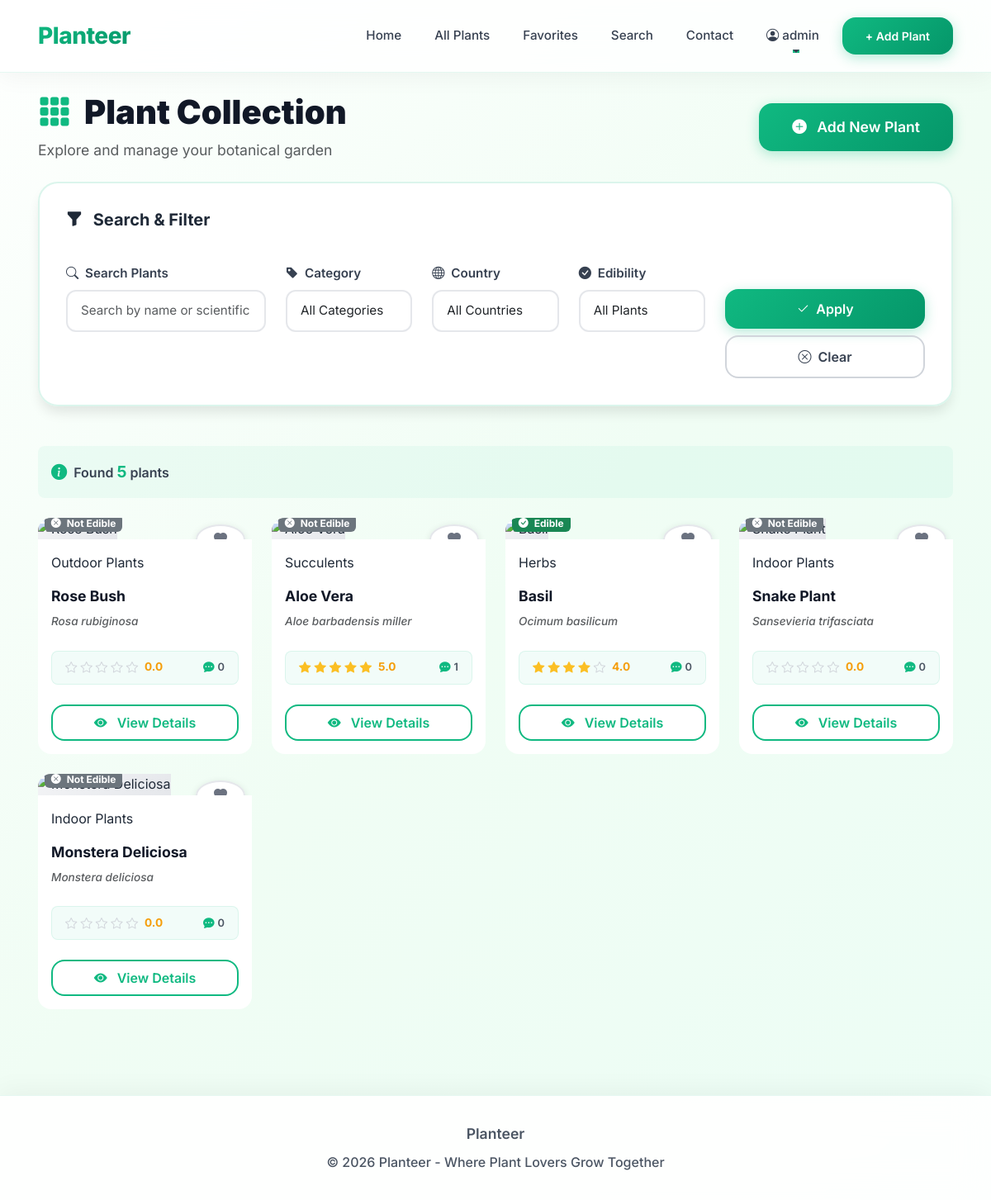
/plants/all/ (signed in), run on the app's committed database.
### plants/models.py (models this page shows, shortened)
class Plant(models.Model):
    name = models.CharField(max_length=100, db_index=True)
    scientific_name = models.CharField(max_length=150)
    description = models.TextField()
    image_url = models.URLField(max_length=500, verbose_name='Primary Image URL')
    category = models.ForeignKey(
        Category,
        on_delete=models.SET_NULL,
        related_name='plants',
        null=True,
        blank=True
    )
    countries = models.ManyToManyField(
        Country,
        related_name='plants',
        blank=True,
        verbose_name='Native Countries'
    )
    is_edible = models.BooleanField(default=False, db_index=True)
    sunlight = models.CharField(max_length=100)
    water_needs = models.CharField(max_length=100)
    views_count = models.PositiveIntegerField(default=0)
    created_at = models.DateTimeField(auto_now_add=True, db_index=True)
    class Meta:
        ordering = ['-created_at']
        verbose_name = 'Plant'
        verbose_name_plural = 'Plants'
        indexes = [
            models.Index(fields=['-created_at', 'category']),
            models.Index(fields=['-views_count']),
        ]
    def average_rating(self):
        ratings = self.ratings.all()
        if ratings:
            return round(sum(r.score for r in ratings) / len(ratings), 1)
        return 0
    def get_primary_image(self):
        primary_image = self.images.filter(is_primary=True).first()
        if primary_image:
            return primary_image.image_url
        elif self.image_url:
            return self.image_url
        elif self.images.exists():
            return self.images.first().image_url
        return None
    def get_category_display(self):
        if self.category:
            return self.category.name
        return 'Uncategorized'

class Category(models.Model):
    name = models.CharField(max_length=100, unique=True, verbose_name='Category Name')
    created_at = models.DateTimeField(auto_now_add=True)
    class Meta:
        ordering = ['name']
        verbose_name = 'Category'
        verbose_name_plural = 'Categories'
    def plants_count(self):
        return self.plants.count()
    plants_count.short_description = 'Plants Count'

class Rating(models.Model):
    plant = models.ForeignKey(
        Plant,
        on_delete=models.CASCADE,
        related_name='ratings'
    )
    user = models.ForeignKey(
        User,
        on_delete=models.CASCADE,
        related_name='ratings',
        null=True,
        blank=True
    )
    name = models.CharField(max_length=100, verbose_name='Name', blank=True, null=True)
    score = models.IntegerField(
        validators=[MinValueValidator(1), MaxValueValidator(5)],
        verbose_name='Rating'
    )
    created_at = models.DateTimeField(auto_now_add=True, verbose_name='Created At')
    class Meta:
        ordering = ['-created_at']
        verbose_name = 'Rating'
        verbose_name_plural = 'Ratings'
        indexes = [
            models.Index(fields=['plant', '-created_at']),
            models.Index(fields=['user', '-created_at']),
        ]
        constraints = [
            models.UniqueConstraint(
                fields=['plant', 'user'],
                condition=models.Q(user__isnull=False),
                name='unique_user_rating'
            ),
            models.UniqueConstraint(
                fields=['plant', 'name'],
                condition=models.Q(user__isnull=True),
                name='unique_guest_rating'
            ),
        ]

### plants/views.py (the view)
# urls.py: path('all/', views.all_plants, name='all_plants'),
def all_plants(request:HttpRequest):
    plants = Plant.objects.select_related('category').prefetch_related('comments', 'countries').order_by('-created_at')
    query = request.GET.get('q', '').strip()
    category_id = request.GET.get('category', '').strip()
    country_id = request.GET.get('country', '').strip()
    is_edible = request.GET.get('is_edible', '').strip()
    if query:
        plants = plants.filter(
            Q(name__icontains=query) |
            Q(scientific_name__icontains=query) |
            Q(description__icontains=query)
        )
    if category_id:
        plants = plants.filter(category_id=category_id)
    if country_id:
        plants = plants.filter(countries__id=country_id)
    if is_edible == 'true':
        plants = plants.filter(is_edible=True)
    elif is_edible == 'false':
        plants = plants.filter(is_edible=False)
    categories = Category.objects.all()
    countries = Country.objects.all()
    user_favorites = []
    if request.user.is_authenticated:
        user_favorites = list(Favorite.objects.filter(user=request.user).values_list('plant_id', flat=True))
    context = {
        'plants': plants,
        'categories': categories,
        'countries': countries,
        'selected_query': query,
        'selected_category': category_id,
        'selected_country': country_id,
        'selected_edible': is_edible,
        'plants_count': plants.count(),
        'user_favorites': user_favorites,
    }
    return render(request, 'plants/all_plants.html', context)

### plants/templates/plants/all_plants.html (shortened to what this page needs)
{% extends 'core/base.html' %}
{% load static %}
{% block content %}
<div class="d-flex justify-content-between align-items-center flex-wrap gap-3 mb-4">
    <div>
        <h1 class="mb-2" style="font-size: 2.5rem; font-weight: 900; color: var(--gray-900);">
            <i class="bi bi-grid-3x3-gap-fill me-2" style="color: var(--primary);"></i>
            Plant Collection
        </h1>
        <p class="text-muted mb-0" style="font-size: 1.1rem;">
            Explore and manage your botanical garden
        </p>
    </div>
    <a href="{% url 'plants:add_plant' %}" class="btn btn-main btn-lg">
        <i class="bi bi-plus-circle-fill me-2"></i> Add New Plant
    </a>
</div>
<form method="GET" class="filter-box mb-5">
    <div class="row g-4">
        <div class="col-12">
            <h5 class="fw-bold mb-3" style="color: var(--gray-800);">
                <i class="bi bi-funnel-fill me-2"></i> Search & Filter
            </h5>
        </div>
        <div class="col-md-3">
            <label class="form-label">
                <i class="bi bi-search me-1"></i> Search Plants
            </label>
            <input
                type="text"
                name="q"
                class="form-control"
                placeholder="Search by name or scientific name..."
                value="{{ selected_query }}"
            >
        </div>
        <div class="col-md-2">
            <label class="form-label">
                <i class="bi bi-tag-fill me-1"></i> Category
            </label>
            <select name="category" class="form-select">
                <option value="">All Categories</option>
            </select>
        </div>
        <div class="col-md-2">
            <label class="form-label">
                <i class="bi bi-globe me-1"></i> Country
            </label>
            <select name="country" class="form-select">
                <option value="">All Countries</option>
            </select>
        </div>
        <div class="col-md-2">
            <label class="form-label">
                <i class="bi bi-check-circle-fill me-1"></i> Edibility
            </label>
            <select name="is_edible" class="form-select">
                <option value="">All Plants</option>
            </select>
        </div>
        <div class="col-md-3">
            <label class="form-label d-none d-md-block">&nbsp;</label>
            <div class="d-grid gap-2">
                <button class="btn btn-main" type="submit">
                    <i class="bi bi-check2 me-1"></i> Apply
                </button>
                <a href="{% url 'plants:all_plants' %}" class="btn btn-outline-secondary">
                    <i class="bi bi-x-circle me-1"></i> Clear
                </a>
            </div>
        </div>
    </div>
</form>
<div class="d-flex justify-content-between align-items-center mb-4 p-3 rounded-3" style="background: rgba(16, 185, 129, 0.05);">
    <div class="d-flex align-items-center gap-2">
        <i class="bi bi-info-circle-fill" style="color: var(--primary); font-size: 1.2rem;"></i>
        <span class="fw-semibold" style="color: var(--gray-700);">
            Found <span class="fw-bold" style="color: var(--primary); font-size: 1.2rem;">{{ plants_count }}</span>
            plant{{ plants_count|pluralize }}
        </span>
    </div>
</div>
<div class="row g-4">
    {% for plant in plants %}
        {% include "plants/partials/_plant_card.html" with plant=plant %}
    {% endfor %}
</div>
{% endblock %}

### core/templates/core/base.html (shortened to what this page needs)
{% load static %}
<!DOCTYPE html>
<html lang="en">
<head>
    <link rel="stylesheet" href="https://cdn.jsdelivr.net/npm/bootstrap@5.3.3/dist/css/bootstrap.min.css">
    <link rel="stylesheet" href="https://cdn.jsdelivr.net/npm/bootstrap-icons@1.11.3/font/bootstrap-icons.min.css">
    <link rel="stylesheet" href="{% static 'css/main.css' %}">
</head>
<body>
<nav class="navbar navbar-expand-lg navbar-light sticky-top custom-navbar">
    <div class="container">
        <a class="navbar-brand" href="{% url 'core:home' %}">Planteer</a>
        <div class="collapse navbar-collapse" id="navMenu">
            <ul class="navbar-nav ms-auto align-items-center">
                <li class="nav-item"><a class="nav-link" href="{% url 'core:home' %}">Home</a></li>
                <li class="nav-item"><a class="nav-link" href="{% url 'plants:all_plants' %}">All Plants</a></li>
                {% if user.is_authenticated %}
                    <li class="nav-item"><a class="nav-link" href="{% url 'plants:favorites' %}">Favorites <span id="favorites-count" class="badge bg-danger ms-1" style="display: none;">0</span></a></li>
                {% endif %}
                <li class="nav-item"><a class="nav-link" href="{% url 'plants:search' %}">Search</a></li>
                <li class="nav-item"><a class="nav-link" href="{% url 'core:contact' %}">Contact</a></li>
                {% if user.is_authenticated %}
                    <li class="nav-item dropdown">
                        <a class="nav-link dropdown-toggle" href="#" id="userDropdown" role="button" data-bs-toggle="dropdown">
                            <i class="bi bi-person-circle"></i> {{ user.username }}
                        </a>
                    </li>
                    <li class="nav-item ms-lg-2">
                        <a class="btn btn-main btn-sm" href="{% url 'plants:add_plant' %}">+ Add Plant</a>
                    </li>
                {% endif %}
            </ul>
        </div>
    </div>
</nav>
<main class="container py-4">
    {% block content %}{% endblock %}
</main>
<footer class="custom-footer text-center">
    <div class="container">
        <p class="mb-2 fw-semibold" style="font-size: 1.1rem;">Planteer</p>
        <p class="mb-0">&copy; 2026 Planteer - Where Plant Lovers Grow Together</p>
    </div>
</footer>
</body>
</html>

### plants/templates/plants/partials/_plant_card.html (shortened to what this page needs)
<div class="col-sm-6 col-lg-4 col-xl-3">
    <div class="plant-card h-100">
        <div style="overflow: hidden; position: relative; border-radius: 1rem 1rem 0 0;">
            <div class="position-absolute top-0 end-0 m-2">
                {% if user.is_authenticated %}
                    <button class="btn btn-sm add-to-favorites"
                            data-plant-id="{{ plant.id }}"
                            data-plant-name="{{ plant.name }}"
                            data-plant-scientific="{{ plant.scientific_name }}"
                            data-plant-image="{{ plant.get_primary_image }}"
                            type="button"
                            style="border-radius: 50%; width: 36px; height: 36px; display: flex; align-items: center; justify-content: center;
                                   background: {% if plant.id in user_favorites %}rgba(220, 53, 69, 0.95){% else %}rgba(255, 255, 255, 0.95){% endif %};
                                   border: 2px solid {% if plant.id in user_favorites %}#dc3545{% else %}#e5e7eb{% endif %};
                                   box-shadow: 0 2px 8px rgba(0,0,0,0.1);"
                            title="{% if plant.id in user_favorites %}Remove from favorites{% else %}Add to favorites{% endif %}">
                        <i class="bi bi-heart-fill" style="font-size: 1rem; color: {% if plant.id in user_favorites %}white{% else %}#6b7280{% endif %};"></i>
                    </button>
                {% endif %}
            </div>
            <div class="position-absolute bottom-0 start-0 m-2">
                {% if plant.is_edible %}
                <span class="badge text-bg-success">
                    <i class="bi bi-check-circle-fill me-1"></i> Edible
                </span>
                {% else %}
                <span class="badge text-bg-secondary">
                    <i class="bi bi-x-circle-fill me-1"></i> Not Edible
                </span>
                {% endif %}
            </div>
        </div>
        <div class="card-body d-flex flex-column p-3" style="background: white; border-radius: 0 0 1rem 1rem;">
            <div class="mb-3">
                <span class="category-badge">{{ plant.get_category_display }}</span>
            </div>
            <h5 class="card-title fw-bold mb-2" style="font-size: 1.1rem; line-height: 1.3; color: var(--gray-900);">
                {{ plant.name }}
            </h5>
            <p class="text-muted mb-4" style="font-style: italic; font-size: 0.85rem; font-weight: 500;">
                {{ plant.scientific_name }}
            </p>
            <div class="d-flex justify-content-between align-items-center mb-4 py-2 px-3 rounded-3" style="background: rgba(16, 185, 129, 0.05); border: 1px solid rgba(16, 185, 129, 0.1);">
                <div class="d-flex align-items-center gap-2">
                    <div class="d-flex align-items-center gap-1">
                        {% for i in "12345" %}
                            {% if forloop.counter <= plant.average_rating %}
                                <i class="bi bi-star-fill" style="color: #fbbf24; font-size: 0.9rem;"></i>
                            {% else %}
                                <i class="bi bi-star" style="color: #d1d5db; font-size: 0.9rem;"></i>
                            {% endif %}
                        {% endfor %}
                    </div>
                    <span class="fw-bold" style="font-size: 0.85rem; color: #f59e0b;">{{ plant.average_rating|default:"0.0" }}</span>
                </div>
                <div class="d-flex align-items-center gap-1">
                    <i class="bi bi-chat-dots-fill" style="color: var(--primary); font-size: 0.85rem;"></i>
                    <span class="fw-semibold" style="font-size: 0.8rem; color: var(--gray-600);">{{ plant.comments.count }}</span>
                </div>
            </div>
            <a href="{% url 'plants:detail' plant.id %}" class="btn btn-outline-main w-100 py-2 mt-auto" style="font-weight: 600; border-width: 2px;">
                <i class="bi bi-eye-fill me-2"></i> View Details
            </a>
        </div>
    </div>
</div>

### data on the page
Plant: is_edible False (drawn), category "Outdoor Plants", name "Rose Bush", scientific_name "Rosa rubiginosa", average_rating "0.0", comments.count "0"
Plant: is_edible False (drawn), category "Succulents", name "Aloe Vera", scientific_name "Aloe barbadensis miller", average_rating "5.0", comments.count "1"
Plant: is_edible True (drawn), category "Herbs", name "Basil", scientific_name "Ocimum basilicum", average_rating "4.0", comments.count "0"
Plant: is_edible False (drawn), category "Indoor Plants", name "Snake Plant", scientific_name "Sansevieria trifasciata", average_rating "0.0", comments.count "0"
Plant: is_edible False (drawn), category "Indoor Plants", name "Monstera Deliciosa", scientific_name "Monstera deliciosa", average_rating "0.0", comments.count "0"

### other printed values
{{ user.username }} "admin"
{{ plants_count }} "5"
